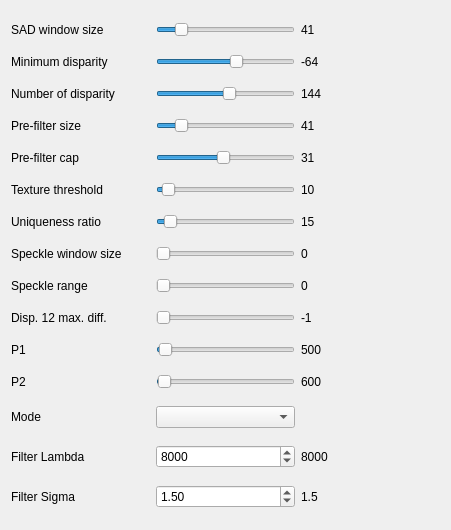
   <widget class="QWidget" name="layoutWidget">
    <property name="geometry">
     <rect>
      <x>10</x>
      <y>130</y>
      <width>451</width>
      <height>530</height>
     </rect>
    </property>
    <layout class="QGridLayout" name="gridLayout_buttons">
     <property name="horizontalSpacing">
      <number>6</number>
     </property>
     <item row="13" column="0">
      <widget class="QLabel" name="label_speckle_range">
       <property name="toolTip">
        <string>&lt;html&gt;&lt;head/&gt;&lt;body&gt;&lt;p&gt;Maximum disparity variation within each connected component. If you do speckle filtering, set the parameter to a positive value, it will be implicitly multiplied by 16. Normally, 1 or 2 is good enough.&lt;/p&gt;&lt;/body&gt;&lt;/html&gt;</string>
       </property>
       <property name="text">
        <string>Speckle range</string>
       </property>
      </widget>
     </item>
     <item row="5" column="2">
      <widget class="QLabel" name="label_5">
       <property name="text">
        <string>144</string>
       </property>
      </widget>
     </item>
     <item row="5" column="0">
      <widget class="QLabel" name="label_num_of_disparity">
       <property name="toolTip">
        <string>&lt;html&gt;&lt;head/&gt;&lt;body&gt;&lt;p&gt;Maximum disparity minus minimum disparity. The value is always greater than zero. In the current implementation, this parameter must be divisible by 16.&lt;/p&gt;&lt;/body&gt;&lt;/html&gt;</string>
       </property>
       <property name="text">
        <string>Number of disparity</string>
       </property>
      </widget>
     </item>
     <item row="11" column="2">
      <widget class="QLabel" name="label_7">
       <property name="text">
        <string>15</string>
       </property>
      </widget>
     </item>
     <item row="18" column="2">
      <widget class="QLabel" name="label_13">
       <property name="text">
        <string>8000</string>
       </property>
      </widget>
     </item>
     <item row="17" column="1">
      <widget class="QComboBox" name="mode">
       <property name="toolTip">
        <string>Set it to StereoSGBM::MODE_HH to run the full-scale two-pass dynamic programming algorithm. It will consume O(W*H*numDisparities) bytes, which is large for 640x480 stereo and huge for HD-size pictures.</string>
       </property>
      </widget>
     </item>
     <item row="3" column="1">
      <widget class="QSlider" name="horizontalSlider_SAD_window_size">
       <property name="sizePolicy">
        <sizepolicy hsizetype="Minimum" vsizetype="Fixed">
         <horstretch>0</horstretch>
         <verstretch>0</verstretch>
        </sizepolicy>
       </property>
       <property name="toolTip">
        <string>Matched block size. It must be an odd number &gt;=1 . Normally, it should be somewhere in the 3..11 range.</string>
       </property>
       <property name="minimum">
        <number>5</number>
       </property>
       <property name="maximum">
        <number>255</number>
       </property>
       <property name="singleStep">
        <number>2</number>
       </property>
       <property name="value">
        <number>41</number>
       </property>
       <property name="orientation">
        <enum>Qt::Horizontal</enum>
       </property>
      </widget>
     </item>
     <item row="3" column="2">
      <widget class="QLabel" name="label_3">
       <property name="text">
        <string>41</string>
       </property>
      </widget>
     </item>
     <item row="12" column="2">
      <widget class="QLabel" name="label_8">
       <property name="text">
        <string>0</string>
       </property>
      </widget>
     </item>
     <item row="10" column="2">
      <widget class="QLabel" name="label_6">
       <property name="text">
        <string>10</string>
       </property>
      </widget>
     </item>
     <item row="13" column="1">
      <widget class="QSlider" name="horizontalSlider_speckle_range">
       <property name="sizePolicy">
        <sizepolicy hsizetype="Minimum" vsizetype="Fixed">
         <horstretch>0</horstretch>
         <verstretch>0</verstretch>
        </sizepolicy>
       </property>
       <property name="toolTip">
        <string>Maximum disparity variation within each connected component. If you do speckle filtering, set the parameter to a positive value, it will be implicitly multiplied by 16. Normally, 1 or 2 is good enough.</string>
       </property>
       <property name="minimum">
        <number>0</number>
       </property>
       <property name="maximum">
        <number>16</number>
       </property>
       <property name="orientation">
        <enum>Qt::Horizontal</enum>
       </property>
      </widget>
     </item>
     <item row="17" column="0">
      <widget class="QLabel" name="label_mode">
       <property name="toolTip">
        <string>&lt;html&gt;&lt;head/&gt;&lt;body&gt;&lt;p&gt;Maximum allowed difference (in integer pixel units) in the left-right disparity check. Set it to a non-positive value to disable the check.&lt;/p&gt;&lt;/body&gt;&lt;/html&gt;</string>
       </property>
       <property name="text">
        <string>Mode</string>
       </property>
      </widget>
     </item>
     <item row="5" column="1">
      <widget class="QSlider" name="horizontalSlider_num_of_disparity">
       <property name="sizePolicy">
        <sizepolicy hsizetype="Minimum" vsizetype="Fixed">
         <horstretch>0</horstretch>
         <verstretch>0</verstretch>
        </sizepolicy>
       </property>
       <property name="toolTip">
        <string>Maximum disparity minus minimum disparity. The value is always greater than zero. In the current implementation, this parameter must be divisible by 16.</string>
       </property>
       <property name="minimum">
        <number>16</number>
       </property>
       <property name="maximum">
        <number>256</number>
       </property>
       <property name="singleStep">
        <number>16</number>
       </property>
       <property name="pageStep">
        <number>16</number>
       </property>
       <property name="value">
        <number>144</number>
       </property>
       <property name="orientation">
        <enum>Qt::Horizontal</enum>
       </property>
      </widget>
     </item>
     <item row="16" column="2">
      <widget class="QLabel" name="label_12">
       <property name="text">
        <string>600</string>
       </property>
      </widget>
     </item>
     <item row="14" column="2">
      <widget class="QLabel" name="label_10">
       <property name="text">
        <string>-1</string>
       </property>
      </widget>
     </item>
     <item row="4" column="1">
      <widget class="QSlider" name="horizontalSlider_min_disparity">
       <property name="sizePolicy">
        <sizepolicy hsizetype="Minimum" vsizetype="Fixed">
         <horstretch>0</horstretch>
         <verstretch>0</verstretch>
        </sizepolicy>
       </property>
       <property name="toolTip">
        <string>Minimum possible disparity value. Normally, it is zero but sometimes rectification algorithms can shift images, so this parameter needs to be adjusted accordingly.</string>
       </property>
       <property name="minimum">
        <number>-300</number>
       </property>
       <property name="maximum">
        <number>100</number>
       </property>
       <property name="singleStep">
        <number>1</number>
       </property>
       <property name="pageStep">
        <number>10</number>
       </property>
       <property name="value">
        <number>-64</number>
       </property>
       <property name="orientation">
        <enum>Qt::Horizontal</enum>
       </property>
      </widget>
     </item>
     <item row="7" column="0">
      <widget class="QLabel" name="label_pre_filter_cap">
       <property name="toolTip">
        <string>&lt;html&gt;&lt;head/&gt;&lt;body&gt;&lt;p&gt;Truncation value for the prefiltered image pixels. The algorithm first computes x-derivative at each pixel and clips its value by &lt;span style=&quot; font-family:'Courier New,courier';&quot;&gt;[-preFilterCap, preFilterCap]&lt;/span&gt; interval. The result values are passed to the Birchfield-Tomasi pixel cost function.&lt;/p&gt;&lt;/body&gt;&lt;/html&gt;</string>
       </property>
       <property name="text">
        <string>Pre-filter cap</string>
       </property>
      </widget>
     </item>
     <item row="3" column="0">
      <widget class="QLabel" name="label_SAD_window_size">
       <property name="toolTip">
        <string>&lt;html&gt;&lt;head/&gt;&lt;body&gt;&lt;p&gt;Matched block size. It must be an odd number &lt;span style=&quot; font-family:'Courier New,courier';&quot;&gt;&amp;gt;=1&lt;/span&gt; . Normally, it should be somewhere in the &lt;span style=&quot; font-family:'Courier New,courier';&quot;&gt;3..11&lt;/span&gt; range.&lt;/p&gt;&lt;/body&gt;&lt;/html&gt;</string>
       </property>
       <property name="text">
        <string>SAD window size</string>
       </property>
      </widget>
     </item>
     <item row="18" column="1">
      <widget class="QDoubleSpinBox" name="doubleSpinBox_lambda">
       <property name="toolTip">
        <string>Lambda is a parameter defining the amount of regularization during filtering. Larger values force filtered disparity map edges to adhere more to source image edges. Typical value is 8000.</string>
       </property>
       <property name="decimals">
        <number>0</number>
       </property>
       <property name="minimum">
        <double>0.000000000000000</double>
       </property>
       <property name="maximum">
        <double>20000.000000000000000</double>
       </property>
       <property name="singleStep">
        <double>100.000000000000000</double>
       </property>
       <property name="value">
        <double>8000.000000000000000</double>
       </property>
      </widget>
     </item>
     <item row="6" column="0">
      <widget class="QLabel" name="label_pre_filter_size">
       <property name="text">
        <string>Pre-filter size</string>
       </property>
      </widget>
     </item>
     <item row="13" column="2">
      <widget class="QLabel" name="label_9">
       <property name="text">
        <string>0</string>
       </property>
      </widget>
     </item>
     <item row="16" column="0">
      <widget class="QLabel" name="label_P2">
       <property name="toolTip">
        <string>&lt;html&gt;&lt;head/&gt;&lt;body&gt;&lt;p&gt;Maximum allowed difference (in integer pixel units) in the left-right disparity check. Set it to a non-positive value to disable the check.&lt;/p&gt;&lt;/body&gt;&lt;/html&gt;</string>
       </property>
       <property name="text">
        <string>P2</string>
       </property>
      </widget>
     </item>
     <item row="10" column="0">
      <widget class="QLabel" name="label_texture_threshold">
       <property name="text">
        <string>Texture threshold</string>
       </property>
      </widget>
     </item>
     <item row="7" column="2">
      <widget class="QLabel" name="label_2">
       <property name="text">
        <string>31</string>
       </property>
      </widget>
     </item>
     <item row="7" column="1">
      <widget class="QSlider" name="horizontalSlider_pre_filter_cap">
       <property name="sizePolicy">
        <sizepolicy hsizetype="Minimum" vsizetype="Fixed">
         <horstretch>0</horstretch>
         <verstretch>0</verstretch>
        </sizepolicy>
       </property>
       <property name="toolTip">
        <string>Truncation value for the prefiltered image pixels. The algorithm first computes x-derivative at each pixel and clips its value by [-preFilterCap, preFilterCap] interval. The result values are passed to the Birchfield-Tomasi pixel cost function.</string>
       </property>
       <property name="minimum">
        <number>1</number>
       </property>
       <property name="maximum">
        <number>63</number>
       </property>
       <property name="value">
        <number>31</number>
       </property>
       <property name="orientation">
        <enum>Qt::Horizontal</enum>
       </property>
      </widget>
     </item>
     <item row="4" column="2">
      <widget class="QLabel" name="label_4">
       <property name="text">
        <string>-64</string>
       </property>
      </widget>
     </item>
     <item row="11" column="1">
      <widget class="QSlider" name="horizontalSlider_uniqueness_ratio">
       <property name="sizePolicy">
        <sizepolicy hsizetype="Minimum" vsizetype="Fixed">
         <horstretch>0</horstretch>
         <verstretch>0</verstretch>
        </sizepolicy>
       </property>
       <property name="toolTip">
        <string>Margin in percentage by which the best (minimum) computed cost function value should &quot;win&quot; the second best value to consider the found match correct. Normally, a value within the 5-15 range is good enough.</string>
       </property>
       <property name="maximum">
        <number>255</number>
       </property>
       <property name="value">
        <number>15</number>
       </property>
       <property name="orientation">
        <enum>Qt::Horizontal</enum>
       </property>
      </widget>
     </item>
     <item row="15" column="0">
      <widget class="QLabel" name="label_P1">
       <property name="toolTip">
        <string>&lt;html&gt;&lt;head/&gt;&lt;body&gt;&lt;p&gt;Maximum allowed difference (in integer pixel units) in the left-right disparity check. Set it to a non-positive value to disable the check.&lt;/p&gt;&lt;/body&gt;&lt;/html&gt;</string>
       </property>
       <property name="text">
        <string>P1</string>
       </property>
      </widget>
     </item>
     <item row="19" column="2">
      <widget class="QLabel" name="label_14">
       <property name="text">
        <string>1.5</string>
       </property>
      </widget>
     </item>
     <item row="19" column="1">
      <widget class="QDoubleSpinBox" name="doubleSpinBox_sigma">
       <property name="toolTip">
        <string>SigmaColor is a parameter defining how sensitive the filtering process is to source image edges. Large values can lead to disparity leakage through low-contrast edges. Small values can make the filter too sensitive to noise and textures in the source image. Typical values range from 0.8 to 2.0.</string>
       </property>
       <property name="minimum">
        <double>0.100000000000000</double>
       </property>
       <property name="maximum">
        <double>3.000000000000000</double>
       </property>
       <property name="singleStep">
        <double>0.100000000000000</double>
       </property>
       <property name="value">
        <double>1.500000000000000</double>
       </property>
      </widget>
     </item>
     <item row="14" column="1">
      <widget class="QSlider" name="horizontalSlider_disp_12_max_diff">
       <property name="sizePolicy">
        <sizepolicy hsizetype="Minimum" vsizetype="Fixed">
         <horstretch>0</horstretch>
         <verstretch>0</verstretch>
        </sizepolicy>
       </property>
       <property name="toolTip">
        <string>Maximum allowed difference (in integer pixel units) in the left-right disparity check. Set it to a non-positive value to disable the check.</string>
       </property>
       <property name="minimum">
        <number>-1</number>
       </property>
       <property name="maximum">
        <number>100</number>
       </property>
       <property name="value">
        <number>-1</number>
       </property>
       <property name="orientation">
        <enum>Qt::Horizontal</enum>
       </property>
      </widget>
     </item>
     <item row="18" column="0">
      <widget class="QLabel" name="label_lambda">
       <property name="toolTip">
        <string>&lt;html&gt;&lt;head/&gt;&lt;body&gt;&lt;p&gt;Maximum allowed difference (in integer pixel units) in the left-right disparity check. Set it to a non-positive value to disable the check.&lt;/p&gt;&lt;/body&gt;&lt;/html&gt;</string>
       </property>
       <property name="text">
        <string>Filter Lambda</string>
       </property>
      </widget>
     </item>
     <item row="12" column="1">
      <widget class="QSlider" name="horizontalSlider_speckle_window_size">
       <property name="sizePolicy">
        <sizepolicy hsizetype="Minimum" vsizetype="Fixed">
         <horstretch>0</horstretch>
         <verstretch>0</verstretch>
        </sizepolicy>
       </property>
       <property name="toolTip">
        <string>Maximum size of smooth disparity regions to consider their noise speckles and invalidate. Set it to 0 to disable speckle filtering. Otherwise, set it somewhere in the 50-200 range.</string>
       </property>
       <property name="maximum">
        <number>250</number>
       </property>
       <property name="orientation">
        <enum>Qt::Horizontal</enum>
       </property>
      </widget>
     </item>
     <item row="15" column="2">
      <widget class="QLabel" name="label_11">
       <property name="text">
        <string>500</string>
       </property>
      </widget>
     </item>
     <item row="10" column="1">
      <widget class="QSlider" name="horizontalSlider_texture_threshold">
       <property name="sizePolicy">
        <sizepolicy hsizetype="Minimum" vsizetype="Fixed">
         <horstretch>0</horstretch>
         <verstretch>0</verstretch>
        </sizepolicy>
       </property>
       <property name="toolTip">
        <string>Calculate the disparity only at locations, where the texture is larger than this threshold</string>
       </property>
       <property name="maximum">
        <number>255</number>
       </property>
       <property name="value">
        <number>10</number>
       </property>
       <property name="orientation">
        <enum>Qt::Horizontal</enum>
       </property>
      </widget>
     </item>
     <item row="4" column="0">
      <widget class="QLabel" name="label_min_disparity">
       <property name="toolTip">
        <string>&lt;html&gt;&lt;head/&gt;&lt;body&gt;&lt;p&gt;Minimum possible disparity value. Normally, it is zero but sometimes rectification algorithms can shift images, so this parameter needs to be adjusted accordingly.&lt;/p&gt;&lt;/body&gt;&lt;/html&gt;</string>
       </property>
       <property name="text">
        <string>Minimum disparity</string>
       </property>
      </widget>
     </item>
     <item row="6" column="2">
      <widget class="QLabel" name="label">
       <property name="text">
        <string>41</string>
       </property>
      </widget>
     </item>
     <item row="12" column="0">
      <widget class="QLabel" name="label_speckle_window_size">
       <property name="toolTip">
        <string>&lt;html&gt;&lt;head/&gt;&lt;body&gt;&lt;p&gt;Maximum size of smooth disparity regions to consider their noise speckles and invalidate. Set it to 0 to disable speckle filtering. Otherwise, set it somewhere in the 50-200 range.&lt;/p&gt;&lt;/body&gt;&lt;/html&gt;</string>
       </property>
       <property name="text">
        <string>Speckle window size</string>
       </property>
      </widget>
     </item>
     <item row="19" column="0">
      <widget class="QLabel" name="label_sigma">
       <property name="toolTip">
        <string>&lt;html&gt;&lt;head/&gt;&lt;body&gt;&lt;p&gt;Maximum allowed difference (in integer pixel units) in the left-right disparity check. Set it to a non-positive value to disable the check.&lt;/p&gt;&lt;/body&gt;&lt;/html&gt;</string>
       </property>
       <property name="text">
        <string>Filter Sigma</string>
       </property>
      </widget>
     </item>
     <item row="16" column="1">
      <widget class="QSlider" name="horizontalSlider_P2">
       <property name="sizePolicy">
        <sizepolicy hsizetype="Minimum" vsizetype="Fixed">
         <horstretch>0</horstretch>
         <verstretch>0</verstretch>
        </sizepolicy>
       </property>
       <property name="toolTip">
        <string>parameter controlling the disparity smoothness. The larger the values are, the smoother the disparity is. P1 is the penalty on the disparity change by plus or minus 1 between neighbor pixels. P2 is the penalty on the disparity change by more than 1 between neighbor pixels. The algorithm requires P2 &gt; P1 . See stereo_match.cpp sample where some reasonably good P1 and P2 values are shown (like 8*number_of_image_channels*SADWindowSize*SADWindowSize and 32*number_of_image_channels*SADWindowSize*SADWindowSize , respectively).</string>
       </property>
       <property name="minimum">
        <number>5</number>
       </property>
       <property name="maximum">
        <number>153600</number>
       </property>
       <property name="singleStep">
        <number>2</number>
       </property>
       <property name="value">
        <number>600</number>
       </property>
       <property name="orientation">
        <enum>Qt::Horizontal</enum>
       </property>
      </widget>
     </item>
     <item row="15" column="1">
      <widget class="QSlider" name="horizontalSlider_P1">
       <property name="sizePolicy">
        <sizepolicy hsizetype="Minimum" vsizetype="Fixed">
         <horstretch>0</horstretch>
         <verstretch>0</verstretch>
        </sizepolicy>
       </property>
       <property name="toolTip">
        <string>parameter controlling the disparity smoothness. The larger the values are, the smoother the disparity is. P1 is the penalty on the disparity change by plus or minus 1 between neighbor pixels. P2 is the penalty on the disparity change by more than 1 between neighbor pixels. The algorithm requires P2 &gt; P1 . See stereo_match.cpp sample where some reasonably good P1 and P2 values are shown (like 8*number_of_image_channels*SADWindowSize*SADWindowSize and 32*number_of_image_channels*SADWindowSize*SADWindowSize , respectively).</string>
       </property>
       <property name="minimum">
        <number>5</number>
       </property>
       <property name="maximum">
        <number>38400</number>
       </property>
       <property name="singleStep">
        <number>2</number>
       </property>
       <property name="value">
        <number>500</number>
       </property>
       <property name="sliderPosition">
        <number>500</number>
       </property>
       <property name="orientation">
        <enum>Qt::Horizontal</enum>
       </property>
      </widget>
     </item>
     <item row="14" column="0">
      <widget class="QLabel" name="label_disp_12_max_diff">
       <property name="toolTip">
        <string>&lt;html&gt;&lt;head/&gt;&lt;body&gt;&lt;p&gt;Maximum allowed difference (in integer pixel units) in the left-right disparity check. Set it to a non-positive value to disable the check.&lt;/p&gt;&lt;/body&gt;&lt;/html&gt;</string>
       </property>
       <property name="text">
        <string>Disp. 12 max. diff.</string>
       </property>
      </widget>
     </item>
     <item row="11" column="0">
      <widget class="QLabel" name="label_uniqueness_ratio">
       <property name="toolTip">
        <string>&lt;html&gt;&lt;head/&gt;&lt;body&gt;&lt;p&gt;Margin in percentage by which the best (minimum) computed cost function value should “win” the second best value to consider the found match correct. Normally, a value within the 5-15 range is good enough.&lt;/p&gt;&lt;/body&gt;&lt;/html&gt;</string>
       </property>
       <property name="text">
        <string>Uniqueness ratio</string>
       </property>
      </widget>
     </item>
     <item row="6" column="1">
      <widget class="QSlider" name="horizontalSlider_pre_filter_size">
       <property name="sizePolicy">
        <sizepolicy hsizetype="Minimum" vsizetype="Fixed">
         <horstretch>0</horstretch>
         <verstretch>0</verstretch>
        </sizepolicy>
       </property>
       <property name="toolTip">
        <string>Window size of the prefilter</string>
       </property>
       <property name="minimum">
        <number>5</number>
       </property>
       <property name="maximum">
        <number>255</number>
       </property>
       <property name="singleStep">
        <number>2</number>
       </property>
       <property name="value">
        <number>41</number>
       </property>
       <property name="orientation">
        <enum>Qt::Horizontal</enum>
       </property>
      </widget>
     </item>
    </layout>
   </widget>
